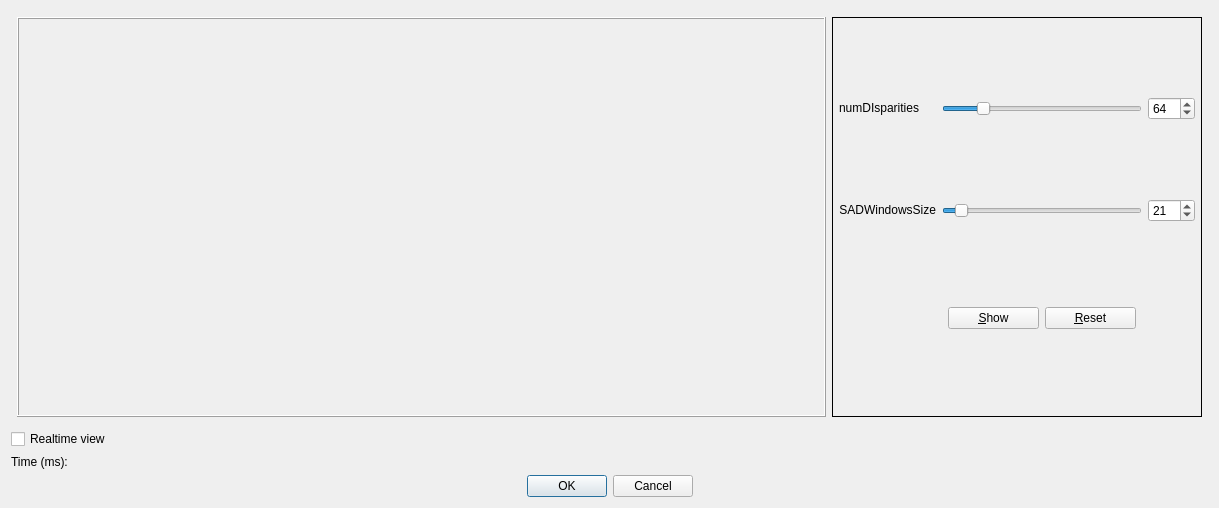
<?xml version="1.0" encoding="UTF-8"?>
<ui version="4.0">
 <class>BMParamDialog</class>
 <widget class="QDialog" name="BMParamDialog">
  <property name="geometry">
   <rect>
    <x>0</x>
    <y>0</y>
    <width>1219</width>
    <height>508</height>
   </rect>
  </property>
  <property name="windowTitle">
   <string>Dialog</string>
  </property>
  <layout class="QVBoxLayout" name="verticalLayout_2">
   <item>
    <layout class="QHBoxLayout" name="horizontalLayout">
     <property name="leftMargin">
      <number>6</number>
     </property>
     <property name="topMargin">
      <number>6</number>
     </property>
     <property name="rightMargin">
      <number>6</number>
     </property>
     <property name="bottomMargin">
      <number>6</number>
     </property>
     <item>
      <widget class="QFrame" name="boxImg">
       <property name="sizePolicy">
        <sizepolicy hsizetype="Expanding" vsizetype="Expanding">
         <horstretch>0</horstretch>
         <verstretch>0</verstretch>
        </sizepolicy>
       </property>
       <property name="frameShape">
        <enum>QFrame::Box</enum>
       </property>
       <property name="frameShadow">
        <enum>QFrame::Raised</enum>
       </property>
       <layout class="QVBoxLayout" name="verticalLayout">
        <item>
         <widget class="QLabel" name="imgView">
          <property name="sizePolicy">
           <sizepolicy hsizetype="Expanding" vsizetype="Expanding">
            <horstretch>0</horstretch>
            <verstretch>0</verstretch>
           </sizepolicy>
          </property>
          <property name="text">
           <string/>
          </property>
          <property name="alignment">
           <set>Qt::AlignCenter</set>
          </property>
         </widget>
        </item>
       </layout>
      </widget>
     </item>
     <item>
      <widget class="QFrame" name="frame">
       <property name="frameShape">
        <enum>QFrame::Box</enum>
       </property>
       <layout class="QGridLayout" name="gridLayout">
        <property name="leftMargin">
         <number>6</number>
        </property>
        <property name="topMargin">
         <number>6</number>
        </property>
        <property name="rightMargin">
         <number>6</number>
        </property>
        <property name="bottomMargin">
         <number>6</number>
        </property>
        <item row="0" column="3">
         <widget class="QSpinBox" name="numDisparities_spin">
          <property name="sizePolicy">
           <sizepolicy hsizetype="Fixed" vsizetype="Fixed">
            <horstretch>0</horstretch>
            <verstretch>0</verstretch>
           </sizepolicy>
          </property>
          <property name="minimum">
           <number>16</number>
          </property>
          <property name="maximum">
           <number>280</number>
          </property>
          <property name="singleStep">
           <number>16</number>
          </property>
          <property name="value">
           <number>64</number>
          </property>
         </widget>
        </item>
        <item row="1" column="3">
         <widget class="QSpinBox" name="SADwindowSize_spin">
          <property name="minimum">
           <number>5</number>
          </property>
          <property name="maximum">
           <number>255</number>
          </property>
          <property name="singleStep">
           <number>2</number>
          </property>
          <property name="value">
           <number>21</number>
          </property>
         </widget>
        </item>
        <item row="0" column="1">
         <widget class="QSlider" name="numDisparities_slider">
          <property name="sizePolicy">
           <sizepolicy hsizetype="Fixed" vsizetype="Fixed">
            <horstretch>0</horstretch>
            <verstretch>0</verstretch>
           </sizepolicy>
          </property>
          <property name="minimumSize">
           <size>
            <width>200</width>
            <height>0</height>
           </size>
          </property>
          <property name="minimum">
           <number>16</number>
          </property>
          <property name="maximum">
           <number>280</number>
          </property>
          <property name="singleStep">
           <number>16</number>
          </property>
          <property name="pageStep">
           <number>16</number>
          </property>
          <property name="value">
           <number>64</number>
          </property>
          <property name="orientation">
           <enum>Qt::Horizontal</enum>
          </property>
          <property name="tickInterval">
           <number>16</number>
          </property>
         </widget>
        </item>
        <item row="1" column="1">
         <widget class="QSlider" name="SADwindowSize_slider">
          <property name="sizePolicy">
           <sizepolicy hsizetype="Fixed" vsizetype="Fixed">
            <horstretch>0</horstretch>
            <verstretch>0</verstretch>
           </sizepolicy>
          </property>
          <property name="minimumSize">
           <size>
            <width>200</width>
            <height>0</height>
           </size>
          </property>
          <property name="minimum">
           <number>5</number>
          </property>
          <property name="maximum">
           <number>255</number>
          </property>
          <property name="singleStep">
           <number>2</number>
          </property>
          <property name="value">
           <number>21</number>
          </property>
          <property name="orientation">
           <enum>Qt::Horizontal</enum>
          </property>
          <property name="tickInterval">
           <number>2</number>
          </property>
         </widget>
        </item>
        <item row="1" column="0">
         <widget class="QLabel" name="label_3">
          <property name="sizePolicy">
           <sizepolicy hsizetype="Fixed" vsizetype="Fixed">
            <horstretch>0</horstretch>
            <verstretch>0</verstretch>
           </sizepolicy>
          </property>
          <property name="text">
           <string>SADWindowsSize</string>
          </property>
          <property name="alignment">
           <set>Qt::AlignRight|Qt::AlignTrailing|Qt::AlignVCenter</set>
          </property>
         </widget>
        </item>
        <item row="14" column="1">
         <layout class="QHBoxLayout" name="horizontalLayout_2">
          <property name="leftMargin">
           <number>6</number>
          </property>
          <property name="topMargin">
           <number>6</number>
          </property>
          <property name="rightMargin">
           <number>6</number>
          </property>
          <property name="bottomMargin">
           <number>6</number>
          </property>
          <item>
           <widget class="QPushButton" name="btnShow">
            <property name="text">
             <string>&amp;Show</string>
            </property>
           </widget>
          </item>
          <item>
           <widget class="QPushButton" name="btnReset">
            <property name="text">
             <string>&amp;Reset</string>
            </property>
           </widget>
          </item>
         </layout>
        </item>
        <item row="0" column="0">
         <widget class="QLabel" name="label_2">
          <property name="sizePolicy">
           <sizepolicy hsizetype="Fixed" vsizetype="Fixed">
            <horstretch>0</horstretch>
            <verstretch>0</verstretch>
           </sizepolicy>
          </property>
          <property name="text">
           <string>numDIsparities</string>
          </property>
          <property name="alignment">
           <set>Qt::AlignRight|Qt::AlignTrailing|Qt::AlignVCenter</set>
          </property>
         </widget>
        </item>
       </layout>
      </widget>
     </item>
    </layout>
   </item>
   <item>
    <widget class="QCheckBox" name="cbRealTime">
     <property name="text">
      <string>Realtime view</string>
     </property>
    </widget>
   </item>
   <item>
    <widget class="QLabel" name="labelTime">
     <property name="text">
      <string>Time (ms):</string>
     </property>
    </widget>
   </item>
   <item>
    <widget class="QDialogButtonBox" name="buttonBox">
     <property name="orientation">
      <enum>Qt::Horizontal</enum>
     </property>
     <property name="standardButtons">
      <set>QDialogButtonBox::Cancel|QDialogButtonBox::Ok</set>
     </property>
     <property name="centerButtons">
      <bool>true</bool>
     </property>
    </widget>
   </item>
  </layout>
 </widget>
 <resources/>
 <connections>
  <connection>
   <sender>buttonBox</sender>
   <signal>accepted()</signal>
   <receiver>BMParamDialog</receiver>
   <slot>accept()</slot>
   <hints>
    <hint type="sourcelabel">
     <x>266</x>
     <y>498</y>
    </hint>
    <hint type="destinationlabel">
     <x>157</x>
     <y>274</y>
    </hint>
   </hints>
  </connection>
  <connection>
   <sender>buttonBox</sender>
   <signal>rejected()</signal>
   <receiver>BMParamDialog</receiver>
   <slot>reject()</slot>
   <hints>
    <hint type="sourcelabel">
     <x>334</x>
     <y>498</y>
    </hint>
    <hint type="destinationlabel">
     <x>286</x>
     <y>274</y>
    </hint>
   </hints>
  </connection>
  <connection>
   <sender>numDisparities_slider</sender>
   <signal>valueChanged(int)</signal>
   <receiver>numDisparities_spin</receiver>
   <slot>setValue(int)</slot>
   <hints>
    <hint type="sourcelabel">
     <x>1005</x>
     <y>62</y>
    </hint>
    <hint type="destinationlabel">
     <x>1168</x>
     <y>67</y>
    </hint>
   </hints>
  </connection>
  <connection>
   <sender>numDisparities_spin</sender>
   <signal>valueChanged(int)</signal>
   <receiver>numDisparities_slider</receiver>
   <slot>setValue(int)</slot>
   <hints>
    <hint type="sourcelabel">
     <x>1181</x>
     <y>54</y>
    </hint>
    <hint type="destinationlabel">
     <x>1036</x>
     <y>68</y>
    </hint>
   </hints>
  </connection>
  <connection>
   <sender>SADwindowSize_spin</sender>
   <signal>valueChanged(int)</signal>
   <receiver>SADwindowSize_slider</receiver>
   <slot>setValue(int)</slot>
   <hints>
    <hint type="sourcelabel">
     <x>1157</x>
     <y>178</y>
    </hint>
    <hint type="destinationlabel">
     <x>1103</x>
     <y>179</y>
    </hint>
   </hints>
  </connection>
  <connection>
   <sender>SADwindowSize_slider</sender>
   <signal>valueChanged(int)</signal>
   <receiver>SADwindowSize_spin</receiver>
   <slot>setValue(int)</slot>
   <hints>
    <hint type="sourcelabel">
     <x>1004</x>
     <y>175</y>
    </hint>
    <hint type="destinationlabel">
     <x>1162</x>
     <y>188</y>
    </hint>
   </hints>
  </connection>
 </connections>
</ui>
